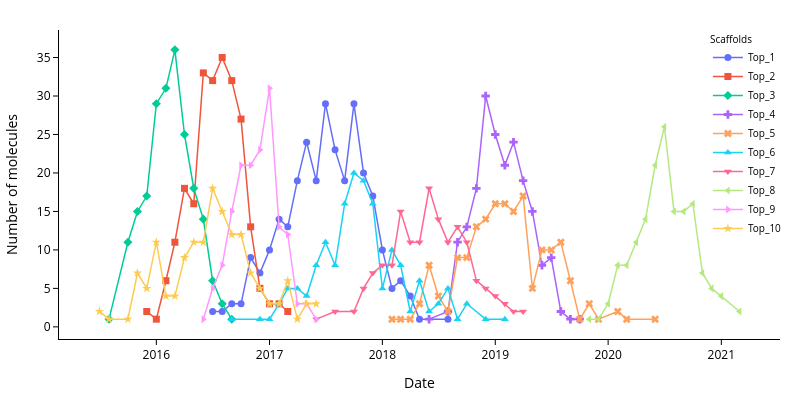

Write notebook code for a chart like this one.
### Markdown cell above
# Chronological trend of the HPLC RT dataset

### Code cell
# Histogram of dates for chemicals with top 10 scaffolds - each scaffold in different color
import plotly.graph_objects as go
import plotly.express as px
import pandas as pd

# Get top 10 scaffolds
scaffold_counts = dataset_clean['scaffold'].value_counts()
top_10_scaffold_list = scaffold_counts.head(10).index.tolist()

# Filter data to only include top 10 scaffolds
data_top_10_scaffolds = dataset_clean[dataset_clean['scaffold'].isin(top_10_scaffold_list)].copy()

# Convert date to datetime for plotting
data_top_10_scaffolds['date_dt'] = pd.to_datetime(data_top_10_scaffolds['date'])

# Aggregate data by month
data_top_10_scaffolds['year_month'] = data_top_10_scaffolds['date_dt'].dt.to_period('M').dt.to_timestamp()

print(f"Number of chemicals with top 10 scaffolds: {len(data_top_10_scaffolds)}")
print(f"Date range: {data_top_10_scaffolds['date'].min()} to {data_top_10_scaffolds['date'].max()}")

# Create figure
fig = go.Figure()

# Get color palette
colors = px.colors.qualitative.Plotly

# Define marker symbols (enough for 10 scaffolds)
symbols = [
    'circle', 'square', 'diamond', 'cross', 'x',
    'triangle-up', 'triangle-down', 'triangle-left', 'triangle-right', 'star'
]

for idx, scaffold in enumerate(top_10_scaffold_list):
    scaffold_data = data_top_10_scaffolds[data_top_10_scaffolds['scaffold'] == scaffold]
    
    monthly_counts = scaffold_data.groupby('year_month').size().reset_index(name='count')
    
    scaffold_label = f"{scaffold[:30]}..." if len(scaffold) > 30 else scaffold
    
    fig.add_trace(go.Scatter(
        x=monthly_counts['year_month'],
        y=monthly_counts['count'],
        mode='lines+markers',  # <-- key change
        name=f"Top_{idx+1}",
        line=dict(width=1.5, color=colors[idx % len(colors)]),
        marker=dict(
            symbol=symbols[idx % len(symbols)],  # <-- assign symbol
            size=7
        )
    ))



fig.update_layout(
    #title='Date Distribution for Top 10 Scaffolds (Monthly Aggregation)',
    xaxis_title='Date',
    yaxis_title='Number of molecules',
    plot_bgcolor='white',#'rgba(229, 236, 246,1)',
    paper_bgcolor='white',#'rgba(229, 236, 246,1)',
    width=800,
    height=400,
    margin = dict(l=20, r=20, t=30, b=20),
    legend=dict(
        title=dict(text='Scaffolds', font=dict(size=10,color='black')),
        font=dict(size=10, color='black'), 
        orientation='v',
        yanchor='top',
        y=1,
        xanchor='left',
        x=0.9),
    
    
    
)
fig.update_xaxes(
    title_font=dict(size=14, color="black"),
    tickfont=dict(size=12, color="black"),
    showline=True,
    linecolor="black",
    linewidth=1,
    tickcolor="black",
    ticks="outside"
)

fig.update_yaxes(
    title_font=dict(size=14, color="black"),
    tickfont=dict(size=12, color="black"),
    showline=True,
    linecolor="black",
    linewidth=1,
    tickcolor="black",
    ticks="outside"
)

fig.show()
fig.write_image("reproduce_image/Figure-1.3-scaffolds_chronological-v1.svg")

### Figure 1 — Plotly figure (JSON) as saved in the notebook; plotly's stock layout.template omitted (floating-point values rounded to 4 significant figures)
{"data": [{"line": {"color": "#636EFA", "width": 1.5}, "marker": {"size": 7, "symbol": "circle"}, "mode": "lines+markers", "name": "Top_1", "type": "scatter", "x": ["2016-07-01T00:00:00", "2016-08-01T00:00:00", "2016-09-01T00:00:00", "2016-10-01T00:00:00", "2016-11-01T00:00:00", "2016-12-01T00:00:00", "2017-01-01T00:00:00", "2017-02-01T00:00:00", "2017-03-01T00:00:00", "2017-04-01T00:00:00", "2017-05-01T00:00:00", "2017-06-01T00:00:00", "2017-07-01T00:00:00", "2017-08-01T00:00:00", "2017-09-01T00:00:00", "2017-10-01T00:00:00", "2017-11-01T00:00:00", "2017-12-01T00:00:00", "2018-01-01T00:00:00", "2018-02-01T00:00:00", "2018-03-01T00:00:00", "2018-04-01T00:00:00", "2018-05-01T00:00:00", "2018-08-01T00:00:00"], "y": [2, 2, 3, 3, 9, 7, 10, 14, 13, 19, 24, 19, 29, 23, 19, 29, 20, 17, 10, 5, 6, 4, 1, 1]}, {"line": {"color": "#EF553B", "width": 1.5}, "marker": {"size": 7, "symbol": "square"}, "mode": "lines+markers", "name": "Top_2", "type": "scatter", "x": ["2015-12-01T00:00:00", "2016-01-01T00:00:00", "2016-02-01T00:00:00", "2016-03-01T00:00:00", "2016-04-01T00:00:00", "2016-05-01T00:00:00", "2016-06-01T00:00:00", "2016-07-01T00:00:00", "2016-08-01T00:00:00", "2016-09-01T00:00:00", "2016-10-01T00:00:00", "2016-11-01T00:00:00", "2016-12-01T00:00:00", "2017-01-01T00:00:00", "2017-02-01T00:00:00", "2017-03-01T00:00:00"], "y": [2, 1, 6, 11, 18, 16, 33, 32, 35, 32, 27, 13, 5, 3, 3, 2]}, {"line": {"color": "#00CC96", "width": 1.5}, "marker": {"size": 7, "symbol": "diamond"}, "mode": "lines+markers", "name": "Top_3", "type": "scatter", "x": ["2015-08-01T00:00:00", "2015-10-01T00:00:00", "2015-11-01T00:00:00", "2015-12-01T00:00:00", "2016-01-01T00:00:00", "2016-02-01T00:00:00", "2016-03-01T00:00:00", "2016-04-01T00:00:00", "2016-05-01T00:00:00", "2016-06-01T00:00:00", "2016-07-01T00:00:00", "2016-08-01T00:00:00", "2016-09-01T00:00:00"], "y": [1, 11, 15, 17, 29, 31, 36, 25, 18, 14, 6, 3, 1]}, {"line": {"color": "#AB63FA", "width": 1.5}, "marker": {"size": 7, "symbol": "cross"}, "mode": "lines+markers", "name": "Top_4", "type": "scatter", "x": ["2018-06-01T00:00:00", "2018-08-01T00:00:00", "2018-09-01T00:00:00", "2018-10-01T00:00:00", "2018-11-01T00:00:00", "2018-12-01T00:00:00", "2019-01-01T00:00:00", "2019-02-01T00:00:00", "2019-03-01T00:00:00", "2019-04-01T00:00:00", "2019-05-01T00:00:00", "2019-06-01T00:00:00", "2019-07-01T00:00:00", "2019-08-01T00:00:00", "2019-09-01T00:00:00", "2019-10-01T00:00:00"], "y": [1, 2, 11, 13, 18, 30, 25, 21, 24, 19, 15, 8, 9, 2, 1, 1]}, {"line": {"color": "#FFA15A", "width": 1.5}, "marker": {"size": 7, "symbol": "x"}, "mode": "lines+markers", "name": "Top_5", "type": "scatter", "x": ["2018-02-01T00:00:00", "2018-03-01T00:00:00", "2018-04-01T00:00:00", "2018-05-01T00:00:00", "2018-06-01T00:00:00", "2018-07-01T00:00:00", "2018-08-01T00:00:00", "2018-09-01T00:00:00", "2018-10-01T00:00:00", "2018-11-01T00:00:00", "2018-12-01T00:00:00", "2019-01-01T00:00:00", "2019-02-01T00:00:00", "2019-03-01T00:00:00", "2019-04-01T00:00:00", "2019-05-01T00:00:00", "2019-06-01T00:00:00", "2019-07-01T00:00:00", "2019-08-01T00:00:00", "2019-09-01T00:00:00", "2019-10-01T00:00:00", "2019-11-01T00:00:00", "2019-12-01T00:00:00", "2020-02-01T00:00:00", "2020-03-01T00:00:00", "2020-06-01T00:00:00"], "y": [1, 1, 1, 3, 8, 4, 2, 9, 9, 13, 14, 16, 16, 15, 17, 5, 10, 10, 11, 6, 1, 3, 1, 2, 1, 1]}, {"line": {"color": "#19D3F3", "width": 1.5}, "marker": {"size": 7, "symbol": "triangle-up"}, "mode": "lines+markers", "name": "Top_6", "type": "scatter", "x": ["2016-09-01T00:00:00", "2016-12-01T00:00:00", "2017-01-01T00:00:00", "2017-02-01T00:00:00", "2017-03-01T00:00:00", "2017-04-01T00:00:00", "2017-05-01T00:00:00", "2017-06-01T00:00:00", "2017-07-01T00:00:00", "2017-08-01T00:00:00", "2017-09-01T00:00:00", "2017-10-01T00:00:00", "2017-11-01T00:00:00", "2017-12-01T00:00:00", "2018-01-01T00:00:00", "2018-02-01T00:00:00", "2018-03-01T00:00:00", "2018-04-01T00:00:00", "2018-05-01T00:00:00", "2018-06-01T00:00:00", "2018-07-01T00:00:00", "2018-08-01T00:00:00", "2018-09-01T00:00:00", "2018-10-01T00:00:00", "2018-12-01T00:00:00", "2019-02-01T00:00:00"], "y": [1, 1, 1, 3, 5, 5, 4, 8, 11, 8, 16, 20, 19, 16, 5, 10, 8, 2, 6, 2, 3, 5, 1, 3, 1, 1]}, {"line": {"color": "#FF6692", "width": 1.5}, "marker": {"size": 7, "symbol": "triangle-down"}, "mode": "lines+markers", "name": "Top_7", "type": "scatter", "x": ["2017-06-01T00:00:00", "2017-08-01T00:00:00", "2017-10-01T00:00:00", "2017-11-01T00:00:00", "2017-12-01T00:00:00", "2018-01-01T00:00:00", "2018-02-01T00:00:00", "2018-03-01T00:00:00", "2018-04-01T00:00:00", "2018-05-01T00:00:00", "2018-06-01T00:00:00", "2018-07-01T00:00:00", "2018-08-01T00:00:00", "2018-09-01T00:00:00", "2018-10-01T00:00:00", "2018-11-01T00:00:00", "2018-12-01T00:00:00", "2019-01-01T00:00:00", "2019-02-01T00:00:00", "2019-03-01T00:00:00", "2019-04-01T00:00:00"], "y": [1, 2, 2, 5, 7, 8, 8, 15, 11, 11, 18, 14, 11, 13, 11, 6, 5, 4, 3, 2, 2]}, {"line": {"color": "#B6E880", "width": 1.5}, "marker": {"size": 7, "symbol": "triangle-left"}, "mode": "lines+markers", "name": "Top_8", "type": "scatter", "x": ["2019-11-01T00:00:00", "2019-12-01T00:00:00", "2020-01-01T00:00:00", "2020-02-01T00:00:00", "2020-03-01T00:00:00", "2020-04-01T00:00:00", "2020-05-01T00:00:00", "2020-06-01T00:00:00", "2020-07-01T00:00:00", "2020-08-01T00:00:00", "2020-09-01T00:00:00", "2020-10-01T00:00:00", "2020-11-01T00:00:00", "2020-12-01T00:00:00", "2021-01-01T00:00:00", "2021-03-01T00:00:00"], "y": [1, 1, 3, 8, 8, 11, 14, 21, 26, 15, 15, 16, 7, 5, 4, 2]}, {"line": {"color": "#FF97FF", "width": 1.5}, "marker": {"size": 7, "symbol": "triangle-right"}, "mode": "lines+markers", "name": "Top_9", "type": "scatter", "x": ["2016-06-01T00:00:00", "2016-07-01T00:00:00", "2016-08-01T00:00:00", "2016-09-01T00:00:00", "2016-10-01T00:00:00", "2016-11-01T00:00:00", "2016-12-01T00:00:00", "2017-01-01T00:00:00", "2017-02-01T00:00:00", "2017-03-01T00:00:00", "2017-04-01T00:00:00", "2017-05-01T00:00:00", "2017-06-01T00:00:00"], "y": [1, 5, 8, 15, 21, 21, 23, 31, 13, 12, 3, 3, 1]}, {"line": {"color": "#FECB52", "width": 1.5}, "marker": {"size": 7, "symbol": "star"}, "mode": "lines+markers", "name": "Top_10", "type": "scatter", "x": ["2015-07-01T00:00:00", "2015-08-01T00:00:00", "2015-10-01T00:00:00", "2015-11-01T00:00:00", "2015-12-01T00:00:00", "2016-01-01T00:00:00", "2016-02-01T00:00:00", "2016-03-01T00:00:00", "2016-04-01T00:00:00", "2016-05-01T00:00:00", "2016-06-01T00:00:00", "2016-07-01T00:00:00", "2016-08-01T00:00:00", "2016-09-01T00:00:00", "2016-10-01T00:00:00", "2016-11-01T00:00:00", "2016-12-01T00:00:00", "2017-01-01T00:00:00", "2017-02-01T00:00:00", "2017-03-01T00:00:00", "2017-04-01T00:00:00", "2017-05-01T00:00:00", "2017-06-01T00:00:00"], "y": [2, 1, 1, 7, 5, 11, 4, 4, 9, 11, 11, 18, 15, 12, 12, 7, 5, 3, 3, 6, 1, 3, 3]}], "layout": {"height": 400, "legend": {"font": {"color": "black", "size": 10}, "orientation": "v", "title": {"font": {"color": "black", "size": 10}, "text": "Scaffolds"}, "x": 0.9, "xanchor": "left", "y": 1, "yanchor": "top"}, "margin": {"b": 20, "l": 20, "r": 20, "t": 30}, "paper_bgcolor": "white", "plot_bgcolor": "white", "width": 800, "xaxis": {"linecolor": "black", "linewidth": 1, "showline": true, "tickcolor": "black", "tickfont": {"color": "black", "size": 12}, "ticks": "outside", "title": {"font": {"color": "black", "size": 14}, "text": "Date"}}, "yaxis": {"linecolor": "black", "linewidth": 1, "showline": true, "tickcolor": "black", "tickfont": {"color": "black", "size": 12}, "ticks": "outside", "title": {"font": {"color": "black", "size": 14}, "text": "Number of molecules"}}}}
